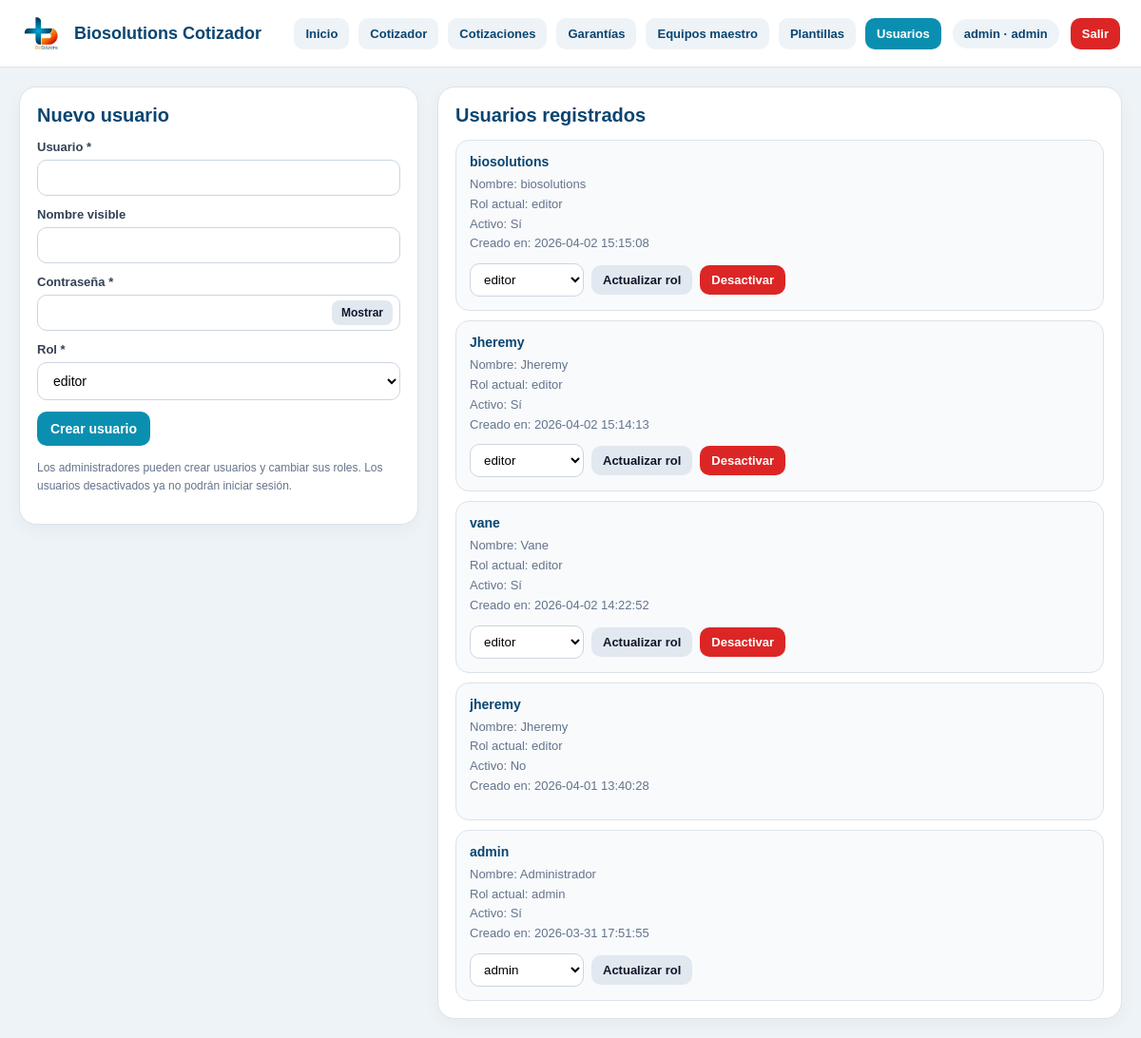
/usuarios (signed in), run on the app's committed database.
### tables this page shows
CREATE TABLE usuarios (
    id INTEGER PRIMARY KEY AUTOINCREMENT,
    username TEXT NOT NULL UNIQUE,
    password_hash TEXT NOT NULL,
    nombre TEXT,
    rol TEXT NOT NULL DEFAULT 'editor',
    activo INTEGER NOT NULL DEFAULT 1,
    creado_en TEXT NOT NULL DEFAULT CURRENT_TIMESTAMP
);

### app.py (the view)
@app.route("/usuarios")
@admin_required
def usuarios_page():
    conn = get_db_connection()
    ensure_auth_schema(conn)
    usuarios = conn.execute("""
        SELECT id, username, nombre, rol, activo, creado_en
        FROM usuarios
        ORDER BY id DESC
    """).fetchall()
    conn.close()
    return render_template("usuarios.html", usuarios=usuarios, active_page="usuarios")

### app.py (called while the page is built)
def get_db_connection():
    conn = sqlite3.connect(DB_PATH, timeout=10)
    conn.row_factory = sqlite3.Row
    return conn

def ensure_payload_json_column(conn):
    columns = conn.execute("PRAGMA table_info(cotizaciones)").fetchall()
    column_names = [col["name"] for col in columns]
    if "payload_json" not in column_names:
        conn.execute("ALTER TABLE cotizaciones ADD COLUMN payload_json TEXT")
        conn.commit()

def ensure_users_table(conn):
    conn.execute("""
        CREATE TABLE IF NOT EXISTS usuarios (
            id INTEGER PRIMARY KEY AUTOINCREMENT,
            username TEXT NOT NULL UNIQUE,
            password_hash TEXT NOT NULL,
            nombre TEXT,
            rol TEXT NOT NULL DEFAULT 'editor',
            activo INTEGER NOT NULL DEFAULT 1,
            creado_en TEXT NOT NULL DEFAULT CURRENT_TIMESTAMP
        )
    """)
    conn.commit()

def ensure_cotizacion_documental_column(conn):
    columns = conn.execute("PRAGMA table_info(cotizaciones)").fetchall()
    column_names = [col["name"] for col in columns]
    if "estado_documental" not in column_names:
        conn.execute("ALTER TABLE cotizaciones ADD COLUMN estado_documental TEXT DEFAULT 'borrador'")
        conn.commit()

def ensure_cotizaciones_audit_columns(conn):
    columns = conn.execute("PRAGMA table_info(cotizaciones)").fetchall()
    column_names = [col["name"] for col in columns]
    if "creado_por_user_id" not in column_names:
        conn.execute("ALTER TABLE cotizaciones ADD COLUMN creado_por_user_id INTEGER")
    if "actualizado_por_user_id" not in column_names:
        conn.execute("ALTER TABLE cotizaciones ADD COLUMN actualizado_por_user_id INTEGER")
    if "creado_en" not in column_names:
        conn.execute("ALTER TABLE cotizaciones ADD COLUMN creado_en TEXT")
    if "actualizado_en" not in column_names:
        conn.execute("ALTER TABLE cotizaciones ADD COLUMN actualizado_en TEXT")
    conn.commit()

def ensure_documentos_schema(conn):
    ensure_payload_json_column(conn)
    ensure_cotizaciones_audit_columns(conn)
    ensure_cotizacion_documental_column(conn)
    ensure_entregas_table(conn)
    ensure_garantias_table(conn)

def ensure_auth_schema(conn):
    ensure_users_table(conn)
    ensure_documentos_schema(conn)

@app.context_processor
def inject_auth_context():
    user = get_current_user()
    return {
        "current_user": user,
        "current_role": user["rol"] if user else None
    }

### templates/usuarios.html (shortened to what this page needs)
{% extends "base.html" %}
{% block content %}
<div class="page-grid">
  <section class="page-card">
    <h2>Nuevo usuario</h2>
    <form method="post" action="{{ url_for('crear_usuario') }}">
      <div class="field">
        <label for="username">Usuario *</label>
        <input type="text" id="username" name="username" required>
      </div>
      <div class="field">
        <label for="nombre">Nombre visible</label>
        <input type="text" id="nombre" name="nombre">
      </div>
      <div class="field">
      <label for="password">Contraseña *</label>
      <div class="password-wrap">
        <input type="password" id="password" name="password" required>
        <button type="button" class="password-toggle" onclick="togglePassword('password', this)">Mostrar</button>
      </div>
    </div>
      <div class="field">
        <label for="rol">Rol *</label>
        <select id="rol" name="rol" required>
          <option value="editor" selected>editor</option>
        </select>
      </div>
      <button type="submit" class="btn">Crear usuario</button>
    </form>
    <p class="tiny-note" style="margin-top:14px;">
      Los administradores pueden crear usuarios y cambiar sus roles. Los usuarios desactivados ya no podrán iniciar sesión.
    </p>
  </section>
  <section class="page-card">
    <h2>Usuarios registrados</h2>
    {% if usuarios %}
      <div class="lib-list">
        {% for u in usuarios %}
          <div class="lib-card">
            <strong>{{ u["username"] }}</strong>
            <span>Nombre: {{ u["nombre"] or "N/D" }}</span>
            <span>Rol actual: {{ u["rol"] }}</span>
            <span>Activo: {% if u["activo"] %}Sí{% else %}No{% endif %}</span>
            <span>Creado en: {{ u["creado_en"] or "N/D" }}</span>
            <div class="actions">
              {% if u["activo"] %}
                <form method="post"
                      action="{{ url_for('actualizar_rol_usuario', user_id=u['id']) }}"
                      class="inline-form">
                  <select name="rol">
                    <option value="admin" {% if u["rol"] == "admin" %}selected{% endif %}>admin</option>
                    <option value="editor" {% if u["rol"] == "editor" %}selected{% endif %}>editor</option>
                  </select>
                  <button type="submit" class="btn-light">Actualizar rol</button>
                </form>
                {% if not (current_user and current_user["id"] == u["id"]) %}
                  <form method="post"
                        action="{{ url_for('desactivar_usuario', user_id=u['id']) }}"
                        onsubmit="return confirm('¿Desactivar este usuario?');">
                    <button type="submit" class="btn-danger">Desactivar</button>
                  </form>
                {% endif %}
              {% endif %}
            </div>
          </div>
        {% endfor %}
      </div>
    {% else %}
      <p class="tiny-note">No hay usuarios cargados todavía.</p>
    {% endif %}
  </section>
</div>
{% endblock %}

### templates/base.html (shortened to what this page needs)
<!DOCTYPE html>
<html lang="es">
<head>
  <link rel="stylesheet" href="{{ url_for('static', filename='styles.css') }}?v=7" />
</head>
<body>
  <header class="topbar">
    <div class="topbar-left">
      <img src="{{ url_for('static', filename='logo_biosolutions.png') }}" alt="BioSolutions" class="topbar-logo">
      <div class="topbar-title">Biosolutions Cotizador</div>
    </div>
    <div class="topbar-right">
      <nav class="nav-links">
        <a href="{{ url_for('dashboard') }}" class="{% if active_page == 'inicio' %}active{% endif %}">Inicio</a>
         {% if current_role in ['admin', 'editor', 'visor'] %}
          <a href="{{ url_for('cotizador') }}" class="{% if active_page == 'cotizador' %}active{% endif %}">Cotizador</a>
          <a href="{{ url_for('cotizaciones_page') }}" class="{% if active_page == 'cotizaciones' %}active{% endif %}">Cotizaciones</a>
          <a href="{{ url_for('garantias_page') }}" class="{% if active_page == 'garantias' %}active{% endif %}">Garantías</a>
        {% endif %}
        {% if current_role in ['admin', 'editor', 'visor'] %}
          <a href="{{ url_for('equipos_page') }}" class="{% if active_page == 'equipos' %}active{% endif %}">Equipos maestro</a>
          <a href="{{ url_for('plantillas_page') }}" class="{% if active_page == 'plantillas' %}active{% endif %}">Plantillas</a>
        {% endif %}
        {% if current_role == 'admin' %}
          <a href="{{ url_for('usuarios_page') }}" class="{% if active_page == 'usuarios' %}active{% endif %}">Usuarios</a>
        {% endif %}
      </nav>
      {% if current_user %}
        <div class="user-chip">
          {{ current_user["username"] }} · {{ current_user["rol"] }}
        </div>
        <a href="{{ url_for('logout') }}" class="logout-link">Salir</a>
      {% endif %}
    </div>
  </header>
  <main class="page-shell">
    {% block content %}{% endblock %}
  </main>
</body>
</html>

### static/styles.css (style rules this page uses)
:root { --primary:#0b8fb0; --primary-dark:#0a4570; --accent:#f47c20; --text:#1f2937; --muted:#6b7280; --line:#dbe3ea; --soft:#f7fafc; --panel:#ffffff; --bg:#eef3f7; --danger:#dc2626; }
* { box-sizing:border-box }
body { margin:0; font-family:Arial, Helvetica, sans-serif; background:var(--bg); color:var(--text); }
.field { margin-bottom:10px; }
.field label { display:block; margin-bottom:6px; font-size:12px; color:#475569; font-weight:700; }
.field input, .field textarea { width:100%; padding:10px 11px; border:1px solid #cbd5e1; border-radius:10px; font-size:13px; font-family:inherit; background:#fff; }
.btn { border:none; border-radius:10px; padding:10px 12px; font-size:13px; font-weight:700; cursor:pointer; }
.btn-danger { background:var(--danger); color:#fff; }

### templates/base.html (style rules this page uses)
.topbar { display:flex; justify-content:space-between; align-items:center; gap:16px; padding:14px 22px; background:#fff; border-bottom:1px solid #dbe3ea; position:sticky; top:0; z-index:20; }
.topbar-left { display:flex; align-items:center; gap:14px; }
.topbar-logo { height:42px; width:auto; display:block; }
.topbar-title { font-size:18px; font-weight:800; color:#0a4570; }
.nav-links { display:flex; flex-wrap:wrap; gap:10px; }
.nav-links a { text-decoration:none; padding:9px 12px; border-radius:10px; background:#eef3f7; color:#0a4570; font-weight:700; font-size:13px; }
.nav-links a.active { background:#0b8fb0; color:#fff; }
.topbar-right { display:flex; align-items:center; gap:12px; flex-wrap:wrap; }
.user-chip { display:inline-flex; align-items:center; gap:8px; background:#eef3f7; color:#0a4570; border-radius:999px; padding:8px 12px; font-size:13px; font-weight:700; }
.logout-link { text-decoration:none; background:#dc2626; color:#fff; padding:9px 12px; border-radius:10px; font-size:13px; font-weight:700; }
.page-shell { padding:20px; }

### templates/usuarios.html (style rules this page uses)
.page-grid { display:grid; grid-template-columns: 420px 1fr; gap:20px; align-items:start; }
.page-card { background:#fff; border:1px solid #dbe3ea; border-radius:18px; padding:18px; box-shadow:0 6px 18px rgba(0,0,0,.04); }
.page-card h2 { margin:0 0 14px; color:#0a4570; font-size:20px; }
.field { margin-bottom:12px; }
.field label { display:block; margin-bottom:6px; font-size:13px; font-weight:700; color:#334155; }
.field input, .field select { width:100%; padding:10px 12px; border:1px solid #cbd5e1; border-radius:10px; font-size:14px; box-sizing:border-box; background:#fff; }
.password-wrap { position:relative; }
.password-wrap input { padding-right:92px; }
.password-toggle { position:absolute; right:8px; top:50%; transform:translateY(-50%); border:none; background:#e2e8f0; color:#0f172a; border-radius:8px; padding:6px 10px; font-size:12px; font-weight:700; cursor:pointer; }
.btn { background:#0b8fb0; color:#fff; border:none; border-radius:10px; padding:10px 14px; font-size:14px; font-weight:700; cursor:pointer; }
.btn-danger { background:#dc2626; color:#fff; border:none; border-radius:10px; padding:8px 12px; font-size:13px; font-weight:700; cursor:pointer; }
.btn-light { background:#e2e8f0; color:#0f172a; border:none; border-radius:10px; padding:8px 12px; font-size:13px; font-weight:700; cursor:pointer; }
.lib-list { display:grid; gap:10px; }
.lib-card { border:1px solid #dbe3ea; border-radius:14px; padding:14px; background:#f8fafc; }
.lib-card strong { display:block; margin-bottom:6px; color:#0a4570; font-size:14px; }
.lib-card span { display:block; font-size:13px; color:#64748b; line-height:1.6; }
.actions { display:flex; gap:8px; flex-wrap:wrap; margin-top:10px; align-items:center; }
.inline-form { display:flex; gap:8px; flex-wrap:wrap; align-items:center; }
.inline-form select { min-width:120px; padding:8px 10px; border:1px solid #cbd5e1; border-radius:10px; background:#fff; }
.tiny-note { font-size:12px; color:#64748b; line-height:1.6; }

### data on the page
usuarios: username "admin", rol "admin", nombre "Administrador", activo "Sí", creado_en "2026-03-31 17:51:55"
usuarios: username "biosolutions", nombre "biosolutions", rol "editor", activo "Sí", creado_en "2026-04-02 15:15:08"
usuarios: username "Jheremy", nombre "Jheremy", rol "editor", activo "Sí", creado_en "2026-04-02 15:14:13"
usuarios: username "vane", nombre "Vane", rol "editor", activo "Sí", creado_en "2026-04-02 14:22:52"
usuarios: username "jheremy", nombre "Jheremy", rol "editor", activo "No", creado_en "2026-04-01 13:40:28"
